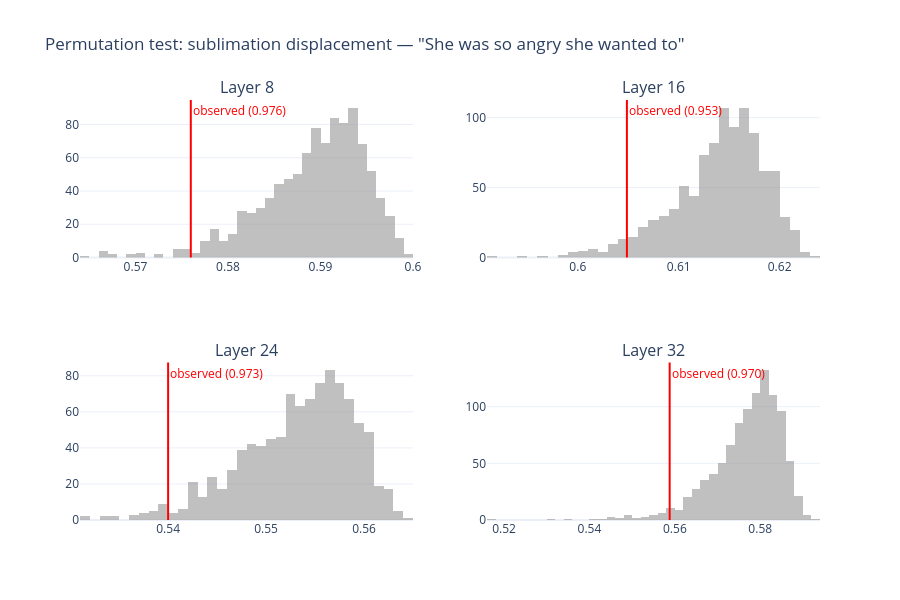

The cell this chart's notebook holds for it:
### Code cell
import numpy as np
import torch
from collections import defaultdict

def permutation_test(dm, prompt, psyche, layer=16, n_permutations=1000, min_prob=0.003, delta_threshold=0.003):
    """
    Test whether sublimation pairs are more semantically similar than
    random pairings of sublimated × introduced words.
    
    Returns observed mean similarity, null distribution, and p-value.
    """
    df = dm['df']
    dt = delta_threshold

    sig = df[
        (df['base'] > min_prob) | (df['ego'] > min_prob) | (df['superego'] > min_prob)
    ]

    sublimated = sig[sig['ego - base'] < -dt]['word'].tolist()
    introduced = sig[sig['ego - base'] > dt]['word'].tolist()

    if not sublimated or not introduced:
        print("Not enough words in one or both groups")
        return None

    # Get embeddings (reuse cached if available)
    stash = psyche._stash
    model = psyche.ego.model
    tokenizer = psyche.ego.tokenizer
    device = psyche.ego.device

    def get_emb(word):
        if stash is not None:
            key = ("embedding", prompt, word, layer)
            if key in stash:
                return torch.as_tensor(stash[key], dtype=torch.float32)
        text = prompt + " " + word
        ids = tokenizer.encode(text, return_tensors="pt").to(device)
        prompt_len = len(tokenizer.encode(prompt))
        with torch.no_grad():
            outputs = model(ids, output_hidden_states=True)
            hidden = outputs.hidden_states[layer]
            word_hidden = hidden[0, prompt_len:, :].mean(dim=0).cpu()
        return torch.nn.functional.normalize(
            word_hidden.float().unsqueeze(0), dim=-1
        ).squeeze()

    embs = {}
    for w in sublimated + introduced:
        try:
            embs[w] = get_emb(w)
        except Exception:
            continue

    sublimated = [w for w in sublimated if w in embs]
    introduced = [w for w in introduced if w in embs]

    # Observed: mean similarity between actual displacement pairs
    # (every sublimated word × every introduced word)
    obs_sims = []
    for sw in sublimated:
        for iw in introduced:
            sim = torch.dot(embs[sw], embs[iw]).item()
            obs_sims.append(sim)
    observed_mean = np.mean(obs_sims)

    # Null distribution: shuffle which words are "sublimated" vs "introduced"
    all_words = sublimated + introduced
    n_sub = len(sublimated)
    null_means = []

    for _ in range(n_permutations):
        perm = np.random.permutation(all_words)
        perm_sub = perm[:n_sub].tolist()
        perm_int = perm[n_sub:].tolist()
        sims = []
        for sw in perm_sub:
            for iw in perm_int:
                sims.append(torch.dot(embs[sw], embs[iw]).item())
        null_means.append(np.mean(sims))

    null_means = np.array(null_means)
    p_value = np.mean(null_means >= observed_mean)

    print(f"Layer {layer}")
    print(f"  Sublimated words: {len(sublimated)}, Introduced words: {len(introduced)}")
    print(f"  Observed mean similarity: {observed_mean:.4f}")
    print(f"  Null distribution: mean={null_means.mean():.4f}, std={null_means.std():.4f}")
    print(f"  p-value: {p_value:.4f}")
    print(f"  {'SIGNIFICANT' if p_value < 0.05 else 'NOT SIGNIFICANT'} (p < 0.05)")

    return {
        'observed_mean': observed_mean,
        'null_means': null_means,
        'p_value': p_value,
        'sublimated': sublimated,
        'introduced': introduced,
        'layer': layer,
    }

# Run at multiple layers
results = {}
for layer in [8, 16, 24, 32]:
    results[layer] = permutation_test(dm, prompt, psyche, layer=layer)

# Plot the null distribution vs observed
import plotly.graph_objects as go
from plotly.subplots import make_subplots

fig = make_subplots(rows=2, cols=2, subplot_titles=[f'Layer {l}' for l in [8, 16, 24, 32]])

for i, layer in enumerate([8, 16, 24, 32]):
    r = results[layer]
    if r is None:
        continue
    row, col = divmod(i, 2)
    fig.add_trace(go.Histogram(
        x=r['null_means'], nbinsx=50, name=f'null (L{layer})',
        marker_color='rgba(150,150,150,0.6)', showlegend=False,
    ), row=row+1, col=col+1)
    fig.add_vline(
        x=r['observed_mean'], line_color='red', line_width=2,
        annotation_text=f"observed ({r['p_value']:.3f})",
        annotation_font_color='red',
        row=row+1, col=col+1,
    )

fig.update_layout(
    title=f'Permutation test: sublimation displacement — "{prompt}"',
    height=600, width=900, template='plotly_white',
)
fig.show()

### Figure 1 — Plotly figure (JSON) as saved in the notebook; plotly's stock layout.template omitted (floating-point values rounded to 4 significant figures; data arrays with more than 128 entries replaced by an {"elided": "..."} marker saying what was removed)
{"data": [{"marker": {"color": "rgba(150,150,150,0.6)"}, "name": "null (L8)", "nbinsx": 50, "showlegend": false, "type": "histogram", "x": {"elided": "1000 float values"}, "xaxis": "x", "yaxis": "y"}, {"marker": {"color": "rgba(150,150,150,0.6)"}, "name": "null (L16)", "nbinsx": 50, "showlegend": false, "type": "histogram", "x": {"elided": "1000 float values"}, "xaxis": "x2", "yaxis": "y2"}, {"marker": {"color": "rgba(150,150,150,0.6)"}, "name": "null (L24)", "nbinsx": 50, "showlegend": false, "type": "histogram", "x": {"elided": "1000 float values"}, "xaxis": "x3", "yaxis": "y3"}, {"marker": {"color": "rgba(150,150,150,0.6)"}, "name": "null (L32)", "nbinsx": 50, "showlegend": false, "type": "histogram", "x": {"elided": "1000 float values"}, "xaxis": "x4", "yaxis": "y4"}], "layout": {"annotations": [{"font": {"size": 16}, "showarrow": false, "text": "Layer 8", "x": 0.225, "xanchor": "center", "xref": "paper", "y": 1, "yanchor": "bottom", "yref": "paper"}, {"font": {"size": 16}, "showarrow": false, "text": "Layer 16", "x": 0.775, "xanchor": "center", "xref": "paper", "y": 1, "yanchor": "bottom", "yref": "paper"}, {"font": {"size": 16}, "showarrow": false, "text": "Layer 24", "x": 0.225, "xanchor": "center", "xref": "paper", "y": 0.375, "yanchor": "bottom", "yref": "paper"}, {"font": {"size": 16}, "showarrow": false, "text": "Layer 32", "x": 0.775, "xanchor": "center", "xref": "paper", "y": 0.375, "yanchor": "bottom", "yref": "paper"}, {"font": {"color": "red"}, "showarrow": false, "text": "observed (0.976)", "x": 0.576, "xanchor": "left", "xref": "x", "y": 1, "yanchor": "top", "yref": "y domain"}, {"font": {"color": "red"}, "showarrow": false, "text": "observed (0.953)", "x": 0.6049, "xanchor": "left", "xref": "x2", "y": 1, "yanchor": "top", "yref": "y2 domain"}, {"font": {"color": "red"}, "showarrow": false, "text": "observed (0.973)", "x": 0.54, "xanchor": "left", "xref": "x3", "y": 1, "yanchor": "top", "yref": "y3 domain"}, {"font": {"color": "red"}, "showarrow": false, "text": "observed (0.970)", "x": 0.5588, "xanchor": "left", "xref": "x4", "y": 1, "yanchor": "top", "yref": "y4 domain"}], "height": 600, "shapes": [{"line": {"color": "red", "width": 2}, "type": "line", "x0": 0.576, "x1": 0.576, "xref": "x", "y0": 0, "y1": 1, "yref": "y domain"}, {"line": {"color": "red", "width": 2}, "type": "line", "x0": 0.6049, "x1": 0.6049, "xref": "x2", "y0": 0, "y1": 1, "yref": "y2 domain"}, {"line": {"color": "red", "width": 2}, "type": "line", "x0": 0.54, "x1": 0.54, "xref": "x3", "y0": 0, "y1": 1, "yref": "y3 domain"}, {"line": {"color": "red", "width": 2}, "type": "line", "x0": 0.5588, "x1": 0.5588, "xref": "x4", "y0": 0, "y1": 1, "yref": "y4 domain"}], "title": {"text": "Permutation test: sublimation displacement — \"She was so angry she wanted to\""}, "width": 900, "xaxis": {"anchor": "y", "domain": [0, 0.45]}, "xaxis2": {"anchor": "y2", "domain": [0.55, 1]}, "xaxis3": {"anchor": "y3", "domain": [0, 0.45]}, "xaxis4": {"anchor": "y4", "domain": [0.55, 1]}, "yaxis": {"anchor": "x", "domain": [0.625, 1]}, "yaxis2": {"anchor": "x2", "domain": [0.625, 1]}, "yaxis3": {"anchor": "x3", "domain": [0, 0.375]}, "yaxis4": {"anchor": "x4", "domain": [0, 0.375]}}}
